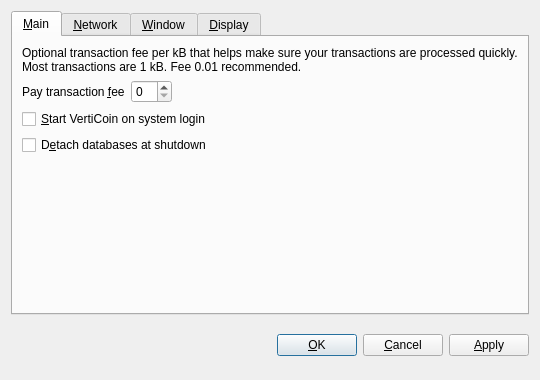
<?xml version="1.0" encoding="UTF-8"?>
<ui version="4.0">
 <class>OptionsDialog</class>
 <widget class="QDialog" name="OptionsDialog">
  <property name="geometry">
   <rect>
    <x>0</x>
    <y>0</y>
    <width>540</width>
    <height>380</height>
   </rect>
  </property>
  <property name="windowTitle">
   <string>Options</string>
  </property>
  <property name="modal">
   <bool>true</bool>
  </property>
  <layout class="QVBoxLayout" name="verticalLayout">
   <item>
    <widget class="QTabWidget" name="tabWidget">
     <property name="tabPosition">
      <enum>QTabWidget::North</enum>
     </property>
     <property name="currentIndex">
      <number>0</number>
     </property>
     <widget class="QWidget" name="tabMain">
      <attribute name="title">
       <string>&amp;Main</string>
      </attribute>
      <layout class="QVBoxLayout" name="verticalLayout_Main">
       <item>
        <widget class="QLabel" name="transactionFeeInfoLabel">
         <property name="text">
          <string>Optional transaction fee per kB that helps make sure your transactions are processed quickly. Most transactions are 1 kB. Fee 0.01 recommended.</string>
         </property>
         <property name="textFormat">
          <enum>Qt::PlainText</enum>
         </property>
         <property name="wordWrap">
          <bool>true</bool>
         </property>
        </widget>
       </item>
       <item>
        <layout class="QHBoxLayout" name="horizontalLayout_Main">
         <item>
          <widget class="QLabel" name="transactionFeeLabel">
           <property name="text">
            <string>Pay transaction &amp;fee</string>
           </property>
           <property name="textFormat">
            <enum>Qt::PlainText</enum>
           </property>
           <property name="buddy">
            <cstring>transactionFee</cstring>
           </property>
          </widget>
         </item>
         <item>
          <widget class="VertiCoinAmountField" name="transactionFee"/>
         </item>
         <item>
          <spacer name="horizontalSpacer_Main">
           <property name="orientation">
            <enum>Qt::Horizontal</enum>
           </property>
           <property name="sizeHint" stdset="0">
            <size>
             <width>40</width>
             <height>20</height>
            </size>
           </property>
          </spacer>
         </item>
        </layout>
       </item>
       <item>
        <widget class="QCheckBox" name="VertiCoinAtStartup">
         <property name="toolTip">
          <string>Automatically start VertiCoin after logging in to the system.</string>
         </property>
         <property name="text">
          <string>&amp;Start VertiCoin on system login</string>
         </property>
        </widget>
       </item>
       <item>
        <widget class="QCheckBox" name="detachDatabases">
         <property name="toolTip">
          <string>Detach block and address databases at shutdown. This means they can be moved to another data directory, but it slows down shutdown. The wallet is always detached.</string>
         </property>
         <property name="text">
          <string>D&amp;etach databases at shutdown</string>
         </property>
        </widget>
       </item>
       <item>
        <spacer name="verticalSpacer_Main">
         <property name="orientation">
          <enum>Qt::Vertical</enum>
         </property>
         <property name="sizeHint" stdset="0">
          <size>
           <width>20</width>
           <height>40</height>
          </size>
         </property>
        </spacer>
       </item>
      </layout>
     </widget>
     <widget class="QWidget" name="tabNetwork">
      <attribute name="title">
       <string>&amp;Network</string>
      </attribute>
      <layout class="QVBoxLayout" name="verticalLayout_Network">
       <item>
        <widget class="QCheckBox" name="mapPortUpnp">
         <property name="toolTip">
          <string>Automatically open the VertiCoin client port on the router. This only works when your router supports UPnP and it is enabled.</string>
         </property>
         <property name="text">
          <string>Map port using &amp;UPnP</string>
         </property>
        </widget>
       </item>
       <item>
        <widget class="QCheckBox" name="connectSocks">
         <property name="toolTip">
          <string>Connect to the VertiCoin network through a SOCKS proxy (e.g. when connecting through Tor).</string>
         </property>
         <property name="text">
          <string>Connect through &amp;SOCKS proxy:</string>
         </property>
        </widget>
       </item>
       <item>
        <layout class="QHBoxLayout" name="horizontalLayout_Network">
         <item>
          <widget class="QLabel" name="proxyIpLabel">
           <property name="text">
            <string>Proxy &amp;IP:</string>
           </property>
           <property name="textFormat">
            <enum>Qt::PlainText</enum>
           </property>
           <property name="buddy">
            <cstring>proxyIp</cstring>
           </property>
          </widget>
         </item>
         <item>
          <widget class="QValidatedLineEdit" name="proxyIp">
           <property name="maximumSize">
            <size>
             <width>140</width>
             <height>16777215</height>
            </size>
           </property>
           <property name="toolTip">
            <string>IP address of the proxy (e.g. 127.0.0.1)</string>
           </property>
          </widget>
         </item>
         <item>
          <widget class="QLabel" name="proxyPortLabel">
           <property name="text">
            <string>&amp;Port:</string>
           </property>
           <property name="textFormat">
            <enum>Qt::PlainText</enum>
           </property>
           <property name="buddy">
            <cstring>proxyPort</cstring>
           </property>
          </widget>
         </item>
         <item>
          <widget class="QLineEdit" name="proxyPort">
           <property name="maximumSize">
            <size>
             <width>55</width>
             <height>16777215</height>
            </size>
           </property>
           <property name="toolTip">
            <string>Port of the proxy (e.g. 9050)</string>
           </property>
          </widget>
         </item>
         <item>
          <widget class="QLabel" name="socksVersionLabel">
           <property name="text">
            <string>SOCKS &amp;Version:</string>
           </property>
           <property name="textFormat">
            <enum>Qt::PlainText</enum>
           </property>
           <property name="buddy">
            <cstring>socksVersion</cstring>
           </property>
          </widget>
         </item>
         <item>
          <widget class="QValueComboBox" name="socksVersion">
           <property name="toolTip">
            <string>SOCKS version of the proxy (e.g. 5)</string>
           </property>
          </widget>
         </item>
         <item>
          <spacer name="horizontalSpacer_Network">
           <property name="orientation">
            <enum>Qt::Horizontal</enum>
           </property>
           <property name="sizeHint" stdset="0">
            <size>
             <width>40</width>
             <height>20</height>
            </size>
           </property>
          </spacer>
         </item>
        </layout>
       </item>
       <item>
        <spacer name="verticalSpacer_Network">
         <property name="orientation">
          <enum>Qt::Vertical</enum>
         </property>
         <property name="sizeHint" stdset="0">
          <size>
           <width>20</width>
           <height>40</height>
          </size>
         </property>
        </spacer>
       </item>
      </layout>
     </widget>
     <widget class="QWidget" name="tabWindow">
      <attribute name="title">
       <string>&amp;Window</string>
      </attribute>
      <layout class="QVBoxLayout" name="verticalLayout_Window">
       <item>
        <widget class="QCheckBox" name="minimizeToTray">
         <property name="toolTip">
          <string>Show only a tray icon after minimizing the window.</string>
         </property>
         <property name="text">
          <string>Minimize to the &amp;tray instead of the taskbar</string>
         </property>
        </widget>
       </item>
       <item>
        <widget class="QCheckBox" name="minimizeOnClose">
         <property name="toolTip">
          <string>Minimize instead of exit the application when the window is closed. When this option is enabled, the application will be closed only after selecting Quit in the menu.</string>
         </property>
         <property name="text">
          <string>M&amp;inimize on close</string>
         </property>
        </widget>
       </item>
       <item>
        <spacer name="verticalSpacer_Window">
         <property name="orientation">
          <enum>Qt::Vertical</enum>
         </property>
         <property name="sizeHint" stdset="0">
          <size>
           <width>20</width>
           <height>40</height>
          </size>
         </property>
        </spacer>
       </item>
      </layout>
     </widget>
     <widget class="QWidget" name="tabDisplay">
      <attribute name="title">
       <string>&amp;Display</string>
      </attribute>
      <layout class="QVBoxLayout" name="verticalLayout_Display">
       <item>
        <layout class="QHBoxLayout" name="horizontalLayout_1_Display">
         <item>
          <widget class="QLabel" name="langLabel">
           <property name="text">
            <string>User Interface &amp;language:</string>
           </property>
           <property name="textFormat">
            <enum>Qt::PlainText</enum>
           </property>
           <property name="buddy">
            <cstring>lang</cstring>
           </property>
          </widget>
         </item>
         <item>
          <widget class="QValueComboBox" name="lang">
           <property name="toolTip">
            <string>The user interface language can be set here. This setting will take effect after restarting VertiCoin.</string>
           </property>
          </widget>
         </item>
        </layout>
       </item>
       <item>
        <layout class="QHBoxLayout" name="horizontalLayout_2_Display">
         <item>
          <widget class="QLabel" name="unitLabel">
           <property name="text">
            <string>&amp;Unit to show amounts in:</string>
           </property>
           <property name="textFormat">
            <enum>Qt::PlainText</enum>
           </property>
           <property name="buddy">
            <cstring>unit</cstring>
           </property>
          </widget>
         </item>
         <item>
          <widget class="QValueComboBox" name="unit">
           <property name="toolTip">
            <string>Choose the default subdivision unit to show in the interface and when sending coins.</string>
           </property>
          </widget>
         </item>
        </layout>
       </item>
       <item>
        <widget class="QCheckBox" name="displayAddresses">
         <property name="toolTip">
          <string>Whether to show VertiCoin addresses in the transaction list or not.</string>
         </property>
         <property name="text">
          <string>Display addresses in &amp;transaction list</string>
         </property>
        </widget>
       </item>
       <item>
        <spacer name="verticalSpacer_Display">
         <property name="orientation">
          <enum>Qt::Vertical</enum>
         </property>
         <property name="sizeHint" stdset="0">
          <size>
           <width>20</width>
           <height>40</height>
          </size>
         </property>
        </spacer>
       </item>
      </layout>
     </widget>
    </widget>
   </item>
   <item>
    <layout class="QHBoxLayout" name="horizontalLayout_Buttons">
     <item>
      <spacer name="horizontalSpacer_1">
       <property name="orientation">
        <enum>Qt::Horizontal</enum>
       </property>
       <property name="sizeHint" stdset="0">
        <size>
         <width>40</width>
         <height>48</height>
        </size>
       </property>
      </spacer>
     </item>
     <item>
      <widget class="QLabel" name="statusLabel">
       <property name="font">
        <font>
         <weight>75</weight>
         <bold>true</bold>
        </font>
       </property>
       <property name="text">
        <string/>
       </property>
       <property name="textFormat">
        <enum>Qt::PlainText</enum>
       </property>
       <property name="wordWrap">
        <bool>true</bool>
       </property>
      </widget>
     </item>
     <item>
      <spacer name="horizontalSpacer_2">
       <property name="orientation">
        <enum>Qt::Horizontal</enum>
       </property>
       <property name="sizeHint" stdset="0">
        <size>
         <width>40</width>
         <height>48</height>
        </size>
       </property>
      </spacer>
     </item>
     <item>
      <widget class="QPushButton" name="okButton">
       <property name="text">
        <string>&amp;OK</string>
       </property>
      </widget>
     </item>
     <item>
      <widget class="QPushButton" name="cancelButton">
       <property name="text">
        <string>&amp;Cancel</string>
       </property>
       <property name="autoDefault">
        <bool>false</bool>
       </property>
      </widget>
     </item>
     <item>
      <widget class="QPushButton" name="applyButton">
       <property name="text">
        <string>&amp;Apply</string>
       </property>
       <property name="autoDefault">
        <bool>false</bool>
       </property>
      </widget>
     </item>
    </layout>
   </item>
  </layout>
 </widget>
 <customwidgets>
  <customwidget>
   <class>VertiCoinAmountField</class>
   <extends>QSpinBox</extends>
   <header>VertiCoinamountfield.h</header>
  </customwidget>
  <customwidget>
   <class>QValueComboBox</class>
   <extends>QComboBox</extends>
   <header>qvaluecombobox.h</header>
  </customwidget>
  <customwidget>
   <class>QValidatedLineEdit</class>
   <extends>QLineEdit</extends>
   <header>qvalidatedlineedit.h</header>
  </customwidget>
 </customwidgets>
 <resources/>
 <connections/>
</ui>
